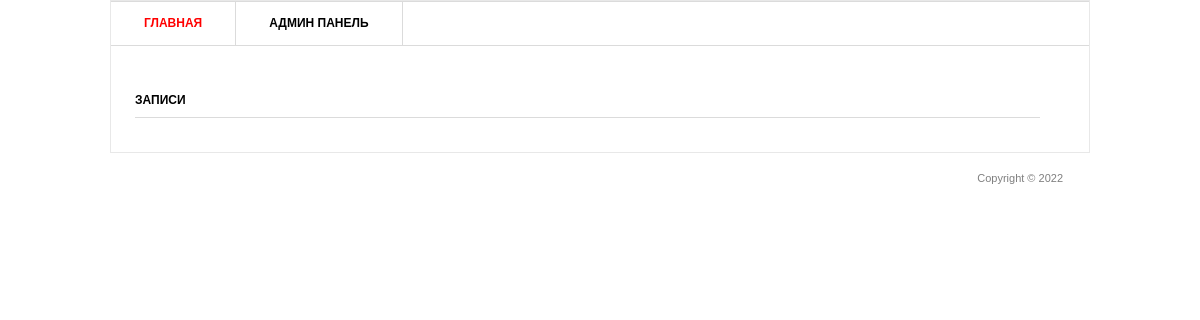
/, run on an earlier commit of the app's database.
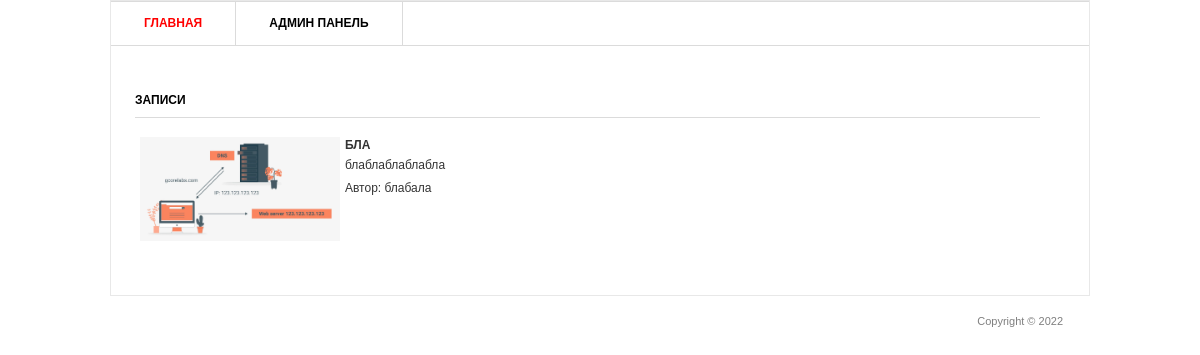
And on a later commit of the database.
### blog/models.py (models this page shows, shortened)
class Post(models.Model):
    title = models.CharField('Заголовок записи', max_length=100)
    description = models.TextField('Текст записи')
    author = models.CharField('Имя автора', max_length=100)
    date = models.DateField('Дата публикации')
    img = models.ImageField('Изображения', upload_to='image/%Y')
    class Meta:
        verbose_name = 'Запись'
        verbose_name_plural = 'Записи'

### blog/views.py (the view)
# urls.py: path('', views.PostView.as_view()),
class PostView(View):
    def get(self, request):
        posts = Post.objects.all()
        return render(request, 'blog/blog.html', {'post_list': posts})

### templates/blog/blog.html (shortened to what this page needs)
{% load static %}
<html >
<head>
	<link rel="stylesheet" href="{% static 'css/style.css' %}" type="text/css" media="all" />
</head>
<body>
<div class="shell">
	<div class="border">
		<div id="navigation">
			<ul>
			    <li><a href="#" class="active">Главная</a></li>
			    <li><a href="#">Админ панель</a></li>
			</ul>
		</div>
		<div id="main">
			<div id="content" class="left">
				<div class="projects">
					<h3>Записи</h3>
					{% for post in post_list %}
					<div class="item">
						<div class="image left">
							<a href="#"><img src="{{ post.img.url }}" width=200px /></a>
						</div>
						<div class="text left">
							<h4>{{ post.title }}</h4>
							<p>{{ post.description }}</p>
							<p>Автор: {{ post.author }}</p>
						</div>
					</div>
					{% endfor %}
				</div>
			</div>
		</div>
	</div>
	<div id="footer">
		<p class="copy right">Copyright &copy;  2022 </p>
	</div>
</div>
</body>
</html>

### static/css/style.css (style rules this page uses)
* { margin: 0; padding: 0; outline:0; }
body { font-size: 12px; line-height: 20px; font-family: Georgia, Arial, Helvetica, Sans-Serif; color: #333; background: url() repeat 0 0; }
a { color: #ff0000; text-decoration: none; cursor:pointer; }
a img { border: 0; }
.left, .alignleft { float: left; display: inline; }
.right, .alignright { float: right; display: inline; }
.shell { width: 980px; margin: 0 auto; }
.border { border: 1px solid #e8e8e8; background: #fff; position: relative; }
#navigation { height: 43px; border-top: 1px solid #dbdbdb; border-bottom: 1px solid #dbdbdb; }
#navigation ul { list-style: none; }
#navigation ul li { float: left; height: 43px; border-right: 1px solid #dbdbdb; font-size: 12px; line-height: 43px; font-weight: bold; text-transform: uppercase; }
#navigation ul li a { float: left; height: 43px; color: #000; padding: 0 33px; }
#navigation ul li a:hover, #navigation ul li a.active { color: #ff0000; text-decoration: none; }
#main { width: 932px; padding: 37px 24px 17px 24px; }
#main h3 { font-size: 12px; line-height: 15px; color: #000; text-transform: uppercase; border-bottom: 1px solid #dbdbdb; padding: 0 0 9px 0; }
#content { width: 905px; }
.projects { padding: 10px 0 0 0; }
.projects h3 { margin: 0 0 17px 0; }
.projects .item { margin: 0 0 28px 0; }
.projects .image { width: 183px; height: 111px; border: 0px solid #dbdbdb; padding: 2px; margin: 0 20px 0 3px; }
.projects .text { width: 600px; }
.projects .text h4 { font-size: 12px; line-height: 15px; color: #333; text-transform: uppercase; padding: 3px 0 2px 0; }
.projects .text p { padding: 0 0 3px 0; }
#footer { font-family: Arial, sans-serif; font-size: 11px; line-height: 14px; color: #7f7f7f; padding: 18px 27px 20px 38px; }

What changed in the data, as far as the page shows it:
added Post: img (picture), title "БЛА", description "блаблаблаблабла", author "блабала"
